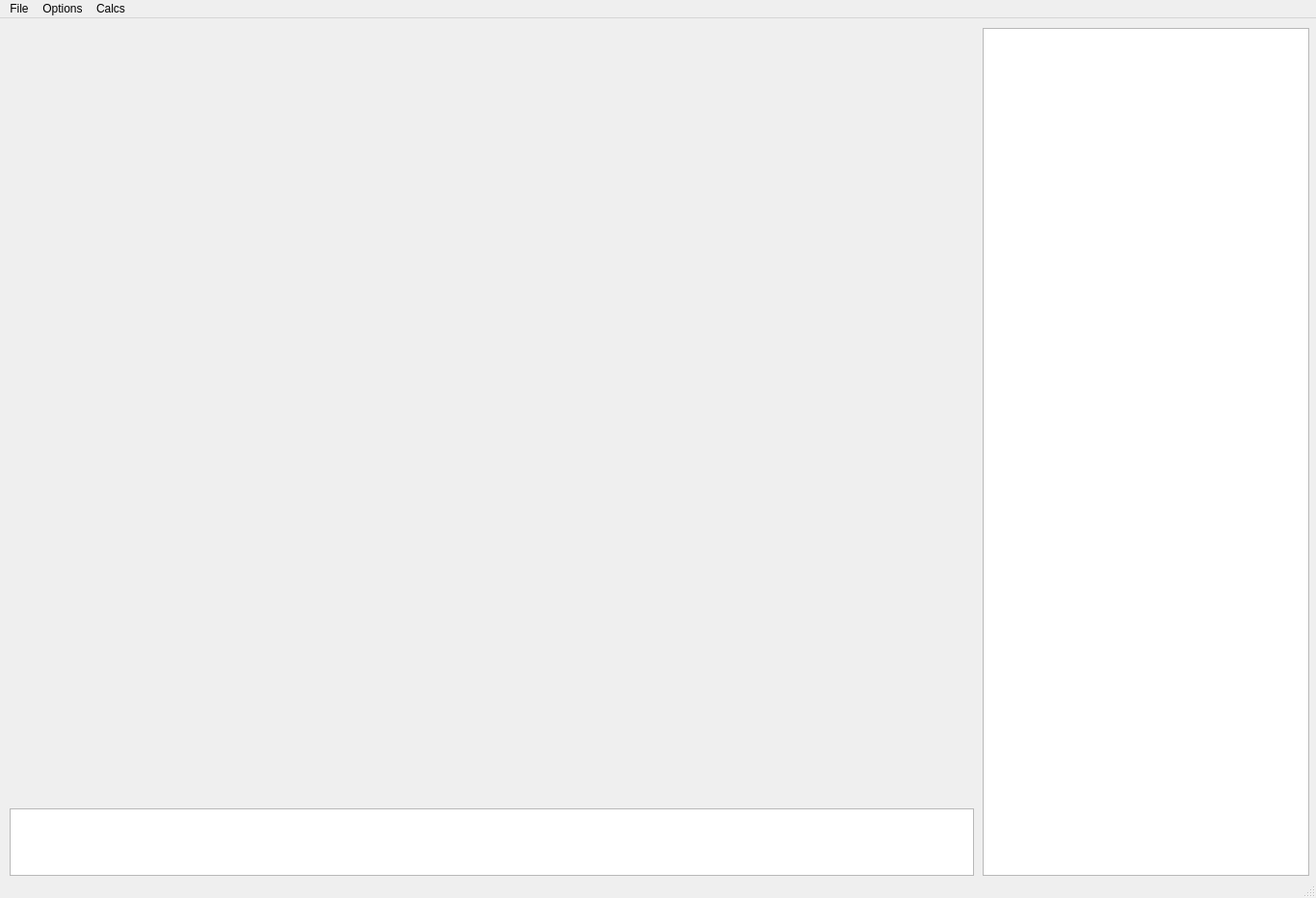
<?xml version="1.0" encoding="UTF-8"?>
<ui version="4.0">
 <class>MainWindow</class>
 <widget class="QMainWindow" name="MainWindow">
  <property name="geometry">
   <rect>
    <x>0</x>
    <y>0</y>
    <width>1366</width>
    <height>932</height>
   </rect>
  </property>
  <property name="minimumSize">
   <size>
    <width>1300</width>
    <height>932</height>
   </size>
  </property>
  <property name="windowTitle">
   <string>MainWindow</string>
  </property>
  <widget class="QWidget" name="centralwidget">
   <widget class="ImageCanvas" name="roiArea" native="true">
    <property name="geometry">
     <rect>
      <x>10</x>
      <y>10</y>
      <width>999</width>
      <height>800</height>
     </rect>
    </property>
    <property name="minimumSize">
     <size>
      <width>999</width>
      <height>800</height>
     </size>
    </property>
    <property name="focusPolicy">
     <enum>Qt::FocusPolicy::ClickFocus</enum>
    </property>
    <property name="layoutDirection">
     <enum>Qt::LayoutDirection::LeftToRight</enum>
    </property>
    <property name="autoFillBackground">
     <bool>true</bool>
    </property>
   </widget>
   <widget class="QListWidget" name="listWidget">
    <property name="geometry">
     <rect>
      <x>10</x>
      <y>820</y>
      <width>1001</width>
      <height>70</height>
     </rect>
    </property>
   </widget>
   <widget class="QTreeView" name="treeView">
    <property name="geometry">
     <rect>
      <x>1020</x>
      <y>10</y>
      <width>339</width>
      <height>880</height>
     </rect>
    </property>
    <property name="minimumSize">
     <size>
      <width>300</width>
      <height>880</height>
     </size>
    </property>
   </widget>
  </widget>
  <widget class="QMenuBar" name="menubar">
   <property name="geometry">
    <rect>
     <x>0</x>
     <y>0</y>
     <width>1366</width>
     <height>23</height>
    </rect>
   </property>
   <widget class="QMenu" name="menuFile">
    <property name="title">
     <string>File</string>
    </property>
    <addaction name="actionOpen_File"/>
    <addaction name="actionClose_File"/>
    <addaction name="actionQuit"/>
    <addaction name="separator"/>
    <addaction name="actionOpen_GeoJSON_File"/>
   </widget>
   <widget class="QMenu" name="menuOptions">
    <property name="title">
     <string>Options</string>
    </property>
    <widget class="QMenu" name="menuSave_Drawn_Area">
     <property name="title">
      <string>Save Drawn Area</string>
     </property>
     <addaction name="actionSIRGAS2000_UTM24S"/>
     <addaction name="actionWGS84"/>
    </widget>
    <widget class="QMenu" name="menuLayer">
     <property name="title">
      <string>Layer</string>
     </property>
     <addaction name="actionAdd_Layer_2"/>
     <addaction name="actionRemove_Layer"/>
    </widget>
    <addaction name="menuLayer"/>
    <addaction name="menuSave_Drawn_Area"/>
    <addaction name="actionCalculate_Minimum_Area_Rectangle"/>
   </widget>
   <widget class="QMenu" name="menuCalcs">
    <property name="title">
     <string>Calcs</string>
    </property>
    <addaction name="actionOpen_Drone_Info"/>
    <addaction name="actionCalculate_Drone_Cap"/>
    <addaction name="actionDecompose_ROI"/>
    <addaction name="actionShow_Decomposed_ROI"/>
    <addaction name="actionWaypoints"/>
   </widget>
   <addaction name="menuFile"/>
   <addaction name="menuOptions"/>
   <addaction name="menuCalcs"/>
  </widget>
  <widget class="QStatusBar" name="statusbar"/>
  <action name="actionAbout">
   <property name="text">
    <string>About</string>
   </property>
  </action>
  <action name="actionOpen_File">
   <property name="text">
    <string>Open File</string>
   </property>
  </action>
  <action name="actionClose_File">
   <property name="text">
    <string>Close File</string>
   </property>
  </action>
  <action name="actionQuit">
   <property name="text">
    <string>Quit</string>
   </property>
  </action>
  <action name="actionSIRGAS2000_UTM24S">
   <property name="text">
    <string>SIRGAS2000/UTM24S</string>
   </property>
  </action>
  <action name="actionWGS84">
   <property name="text">
    <string>WGS84</string>
   </property>
  </action>
  <action name="actionOpen_GeoJSON_File">
   <property name="text">
    <string>Open GeoJSON File</string>
   </property>
  </action>
  <action name="actionCalculate_Minimum_Area_Rectangle">
   <property name="text">
    <string>Calculate Minimum Area Rectangle</string>
   </property>
  </action>
  <action name="actionAdd_Layer_2">
   <property name="text">
    <string>Add Layer</string>
   </property>
  </action>
  <action name="actionRemove_Layer">
   <property name="text">
    <string>Remove Layer</string>
   </property>
  </action>
  <action name="actionOpen_Drone_Info">
   <property name="text">
    <string>Open Drone Info</string>
   </property>
  </action>
  <action name="actionCalculate_Drone_Cap">
   <property name="text">
    <string>Calculate Drone Cap.</string>
   </property>
  </action>
  <action name="actionDecompose_ROI">
   <property name="text">
    <string>Decompose ROI</string>
   </property>
  </action>
  <action name="actionShow_Decomposed_ROI">
   <property name="text">
    <string>Show Decomposed ROI</string>
   </property>
  </action>
  <action name="actionWaypoints">
   <property name="text">
    <string>Waypoints</string>
   </property>
  </action>
 </widget>
 <customwidgets>
  <customwidget>
   <class>ImageCanvas</class>
   <extends>QWidget</extends>
   <header>ui/ImageCanvas.h</header>
   <container>1</container>
  </customwidget>
 </customwidgets>
 <resources/>
 <connections/>
</ui>
